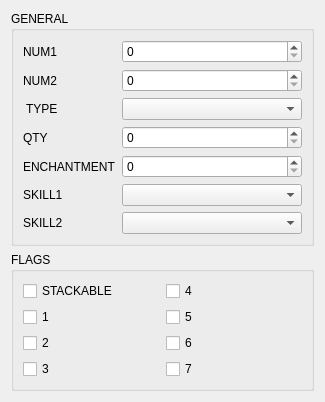
<?xml version="1.0" encoding="UTF-8"?>
<ui version="4.0">
 <class>EquipmentTabForm</class>
 <widget class="QWidget" name="EquipmentTabForm">
  <property name="windowTitle">
   <string notr="true">Form</string>
  </property>
  <layout class="QVBoxLayout" name="verticalLayout">
   <item>
    <widget class="QGroupBox" name="groupBox_4">
     <property name="title">
      <string>GENERAL</string>
     </property>
     <layout class="QVBoxLayout" name="verticalLayout_2">
      <item>
       <layout class="QFormLayout" name="formLayout">
        <item row="0" column="0">
         <widget class="QLabel" name="num1Label">
          <property name="text">
           <string>NUM1</string>
          </property>
         </widget>
        </item>
        <item row="0" column="1">
         <widget class="QSpinBox" name="num1SB">
          <property name="maximum">
           <number>65535</number>
          </property>
         </widget>
        </item>
        <item row="1" column="0">
         <widget class="QLabel" name="num2Label">
          <property name="text">
           <string>NUM2</string>
          </property>
         </widget>
        </item>
        <item row="1" column="1">
         <widget class="QSpinBox" name="num2SB">
          <property name="maximum">
           <number>65535</number>
          </property>
         </widget>
        </item>
        <item row="2" column="0">
         <widget class="QLabel" name="itemLabel">
          <property name="text">
           <string> TYPE</string>
          </property>
         </widget>
        </item>
        <item row="2" column="1">
         <widget class="QComboBox" name="itemCB">
          <property name="minimumSize">
           <size>
            <width>180</width>
            <height>0</height>
           </size>
          </property>
         </widget>
        </item>
        <item row="4" column="0">
         <widget class="QLabel" name="count2Label">
          <property name="text">
           <string>ENCHANTMENT</string>
          </property>
         </widget>
        </item>
        <item row="4" column="1">
         <widget class="QSpinBox" name="count2SB">
          <property name="maximum">
           <number>255</number>
          </property>
         </widget>
        </item>
        <item row="5" column="0">
         <widget class="QLabel" name="skill1Label">
          <property name="text">
           <string>SKILL1</string>
          </property>
         </widget>
        </item>
        <item row="5" column="1">
         <widget class="QComboBox" name="skill1CB"/>
        </item>
        <item row="6" column="0">
         <widget class="QLabel" name="skill2Label">
          <property name="text">
           <string>SKILL2</string>
          </property>
         </widget>
        </item>
        <item row="6" column="1">
         <widget class="QComboBox" name="skill2CB"/>
        </item>
        <item row="3" column="0">
         <widget class="QLabel" name="countLabel">
          <property name="text">
           <string>QTY</string>
          </property>
         </widget>
        </item>
        <item row="3" column="1">
         <widget class="QSpinBox" name="countSB"/>
        </item>
       </layout>
      </item>
     </layout>
    </widget>
   </item>
   <item>
    <widget class="QGroupBox" name="groupBox">
     <property name="title">
      <string>FLAGS</string>
     </property>
     <layout class="QGridLayout" name="gridLayout">
      <item row="2" column="0">
       <widget class="QCheckBox" name="flag2CB">
        <property name="text">
         <string>2</string>
        </property>
       </widget>
      </item>
      <item row="0" column="1">
       <widget class="QCheckBox" name="flag4CB">
        <property name="text">
         <string>4</string>
        </property>
       </widget>
      </item>
      <item row="3" column="1">
       <widget class="QCheckBox" name="flag7CB">
        <property name="text">
         <string>7</string>
        </property>
       </widget>
      </item>
      <item row="2" column="1">
       <widget class="QCheckBox" name="flag6CB">
        <property name="text">
         <string>6</string>
        </property>
       </widget>
      </item>
      <item row="1" column="1">
       <widget class="QCheckBox" name="flag5CB">
        <property name="text">
         <string>5</string>
        </property>
       </widget>
      </item>
      <item row="3" column="0">
       <widget class="QCheckBox" name="flag1CB">
        <property name="text">
         <string>3</string>
        </property>
       </widget>
      </item>
      <item row="1" column="0">
       <widget class="QCheckBox" name="flag3CB">
        <property name="text">
         <string>1</string>
        </property>
       </widget>
      </item>
      <item row="0" column="0">
       <widget class="QCheckBox" name="flag0CB">
        <property name="text">
         <string>STACKABLE</string>
        </property>
       </widget>
      </item>
     </layout>
    </widget>
   </item>
  </layout>
 </widget>
 <resources/>
 <connections/>
</ui>
